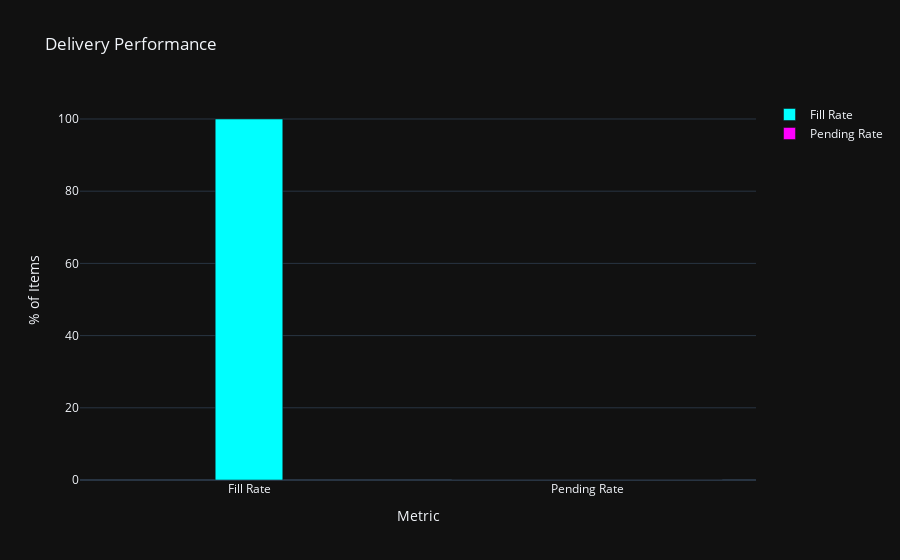
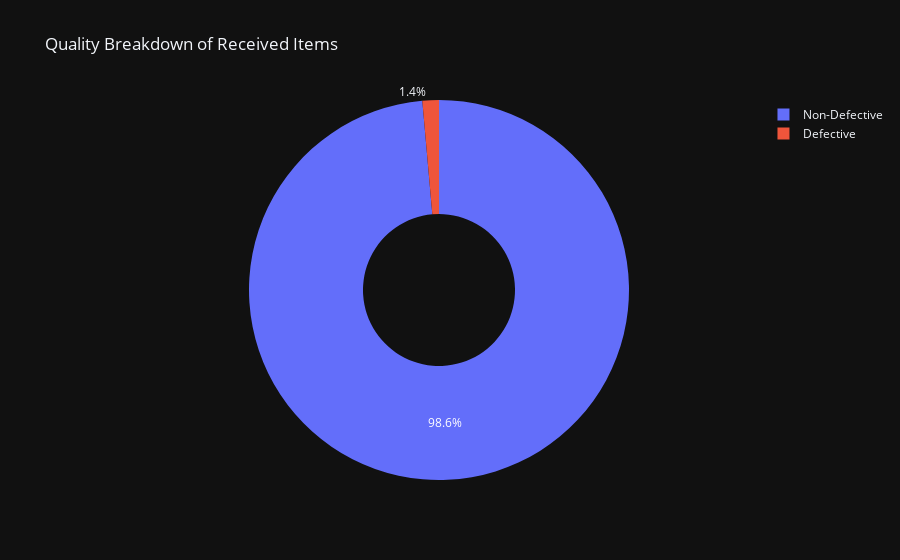
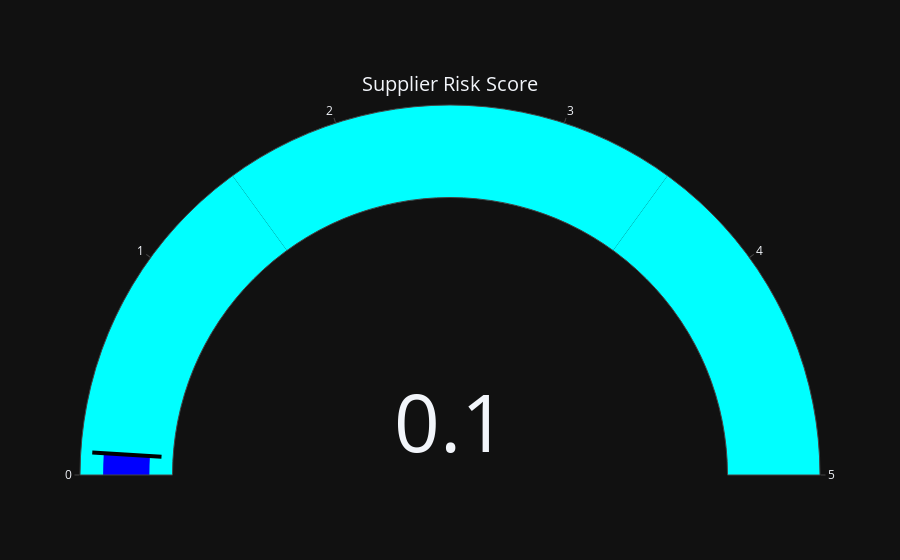
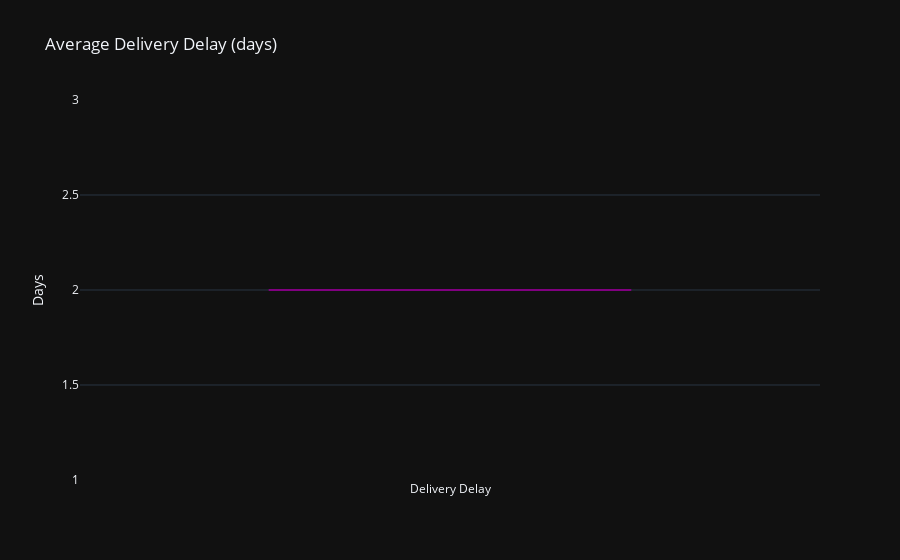

Here is the notebook cell these charts were saved with, in order:
### Code cell
import plotly.graph_objects as go
import plotly.io as pio
# Sample data from insights
fill_rate = 100.0
pending_rate = 0.0
non_defective_rate = 98.6
defective_rate = 1.4
avg_delay = 2.0
risk_score = 0.1

# # 1. Bar Chart - Fill vs Pending
# bar_fig = go.Figure(data=[
#     go.Bar(name='Fill Rate', x=['Fill Rate'], y=[fill_rate], marker_color='cyan'),
#     go.Bar(name='Pending Rate', x=['Pending Rate'], y=[pending_rate], marker_color='magenta')
# ])
# bar_fig.update_layout(
#     title='Delivery Performance',
#     yaxis_title='% of Items',
#     xaxis_title='Metric',
#     template='plotly_dark',
#     barmode='group'
# )
# # 2. Pie Chart - Quality Breakdown
# pie_fig = go.Figure(data=[
#     go.Pie(labels=['Non-Defective', 'Defective'], values=[non_defective_rate, defective_rate], hole=0.4)
# ])
# pie_fig.update_layout(
#     title='Quality Breakdown of Received Items',
#     template='plotly_dark'
# )

# # 3. Gauge Chart - Supplier Risk Score
# gauge_fig = go.Figure(go.Indicator(
#     mode="gauge+number",
#     value=risk_score,
#     title={'text': "Supplier Risk Score"},
#     gauge={
#         'axis': {'range': [0, 5]},
#         'bar': {'color': "blue"},
#         'steps': [
#             {'range': [0, 1.5], 'color': "cyan"},
#             {'range': [1.5, 3.5], 'color': 'cyan'},
#             # {'range': [1.5, 3.5], 'color': '#ff0000'},
#             {'range': [3.5, 5], 'color': "cyan"},
#         ],
#         'threshold': {
#             'line': {'color': "black", 'width': 4},
#             'thickness': 0.75,
#             'value': risk_score
#         }
#     }
# ))
# gauge_fig.update_layout(
#     template='plotly_dark'
# )

# # 4. Box Plot (for Delay) – simplified for average delay
# delay_fig = go.Figure(data=[
#     go.Box(y=[avg_delay], name="Delivery Delay", boxpoints=False, marker_color='purple')
# ])
# delay_fig.update_layout(
#     title='Average Delivery Delay (days)',
#     yaxis_title='Days',
#     template='plotly_dark'
# )

bar_fig = go.Figure(data=[
    go.Bar(name='Fill Rate', x=['Fill Rate'], y=[fill_rate], marker_color='cyan',width=0.2),
    go.Bar(name='Pending Rate', x=['Pending Rate'], y=[pending_rate], marker_color='magenta')
])
bar_fig.update_layout(
    title='Delivery Performance',
    yaxis_title='% of Items',
    xaxis_title='Metric',
    template='plotly_dark',
    barmode='group'
)

# 2. Pie Chart - Quality Breakdown
pie_fig = go.Figure(data=[
    go.Pie(labels=['Non-Defective', 'Defective'], values=[non_defective_rate, defective_rate], hole=0.4)
])
pie_fig.update_layout(
    title='Quality Breakdown of Received Items',
    template='plotly_dark'
)

# 3. Gauge Chart - Supplier Risk Score
gauge_fig = go.Figure(go.Indicator(
    mode="gauge+number",
    value=risk_score,
    title={'text': "Supplier Risk Score"},
    gauge={
        'axis': {'range': [0, 5]},
        'bar': {'color': "blue"},
        'steps': [
            {'range': [0, 1.5], 'color': "cyan"},
            {'range': [1.5, 3.5], 'color': 'cyan'},
            {'range': [3.5, 5], 'color': "cyan"},
        ],
        'threshold': {
            'line': {'color': "black", 'width': 4},
            'thickness': 0.75,
            'value': risk_score
        }
    }
))
gauge_fig.update_layout(
    template='plotly_dark'
)

# 4. Box Plot (for Delay) – simplified for average delay
delay_fig = go.Figure(data=[
    go.Box(y=[avg_delay], name="Delivery Delay", boxpoints=False, marker_color='purple')
])
delay_fig.update_layout(
    title='Average Delivery Delay (days)',
    yaxis_title='Days',
    template='plotly_dark'
)
# Uncomment below lines to display in a Jupyter notebook or other interactive Python environment
bar_fig.show()
pie_fig.show()
gauge_fig.show()
delay_fig.show()

### Figure 1 — Plotly figure (JSON) as saved in the notebook; plotly's stock layout.template omitted (floating-point values rounded to 4 significant figures)
{"data": [{"marker": {"color": "cyan"}, "name": "Fill Rate", "type": "bar", "width": 0.2, "x": ["Fill Rate"], "y": [100]}, {"marker": {"color": "magenta"}, "name": "Pending Rate", "type": "bar", "x": ["Pending Rate"], "y": [0]}], "layout": {"autosize": true, "barmode": "group", "title": {"text": "Delivery Performance"}, "xaxis": {"autorange": true, "range": [-0.5, 1.5], "title": {"text": "Metric"}, "type": "category"}, "yaxis": {"autorange": true, "range": [0, 105.3], "title": {"text": "% of Items"}, "type": "linear"}}}

### Figure 2 — Plotly figure (JSON) as saved in the notebook; plotly's stock layout.template omitted (floating-point values rounded to 4 significant figures)
{"data": [{"hole": 0.4, "labels": ["Non-Defective", "Defective"], "type": "pie", "values": [98.6, 1.4]}], "layout": {"autosize": true, "title": {"text": "Quality Breakdown of Received Items"}}}

### Figure 3 — Plotly figure (JSON) as saved in the notebook; plotly's stock layout.template omitted (floating-point values rounded to 4 significant figures)
{"data": [{"gauge": {"axis": {"range": [0, 5]}, "bar": {"color": "blue"}, "steps": [{"color": "cyan", "range": [0, 1.5]}, {"color": "cyan", "range": [1.5, 3.5]}, {"color": "cyan", "range": [3.5, 5]}], "threshold": {"line": {"color": "black", "width": 4}, "thickness": 0.75, "value": 0.1}}, "mode": "gauge+number", "title": {"text": "Supplier Risk Score"}, "type": "indicator", "value": 0.1}], "layout": {"autosize": true}}

### Figure 4 — Plotly figure (JSON) as saved in the notebook; plotly's stock layout.template omitted (floating-point values rounded to 4 significant figures)
{"data": [{"boxpoints": false, "marker": {"color": "purple"}, "name": "Delivery Delay", "type": "box", "y": [2]}], "layout": {"autosize": true, "title": {"text": "Average Delivery Delay (days)"}, "xaxis": {"autorange": true, "range": [-0.5, 0.5], "type": "category"}, "yaxis": {"autorange": true, "range": [1, 3], "title": {"text": "Days"}, "type": "linear"}}}
